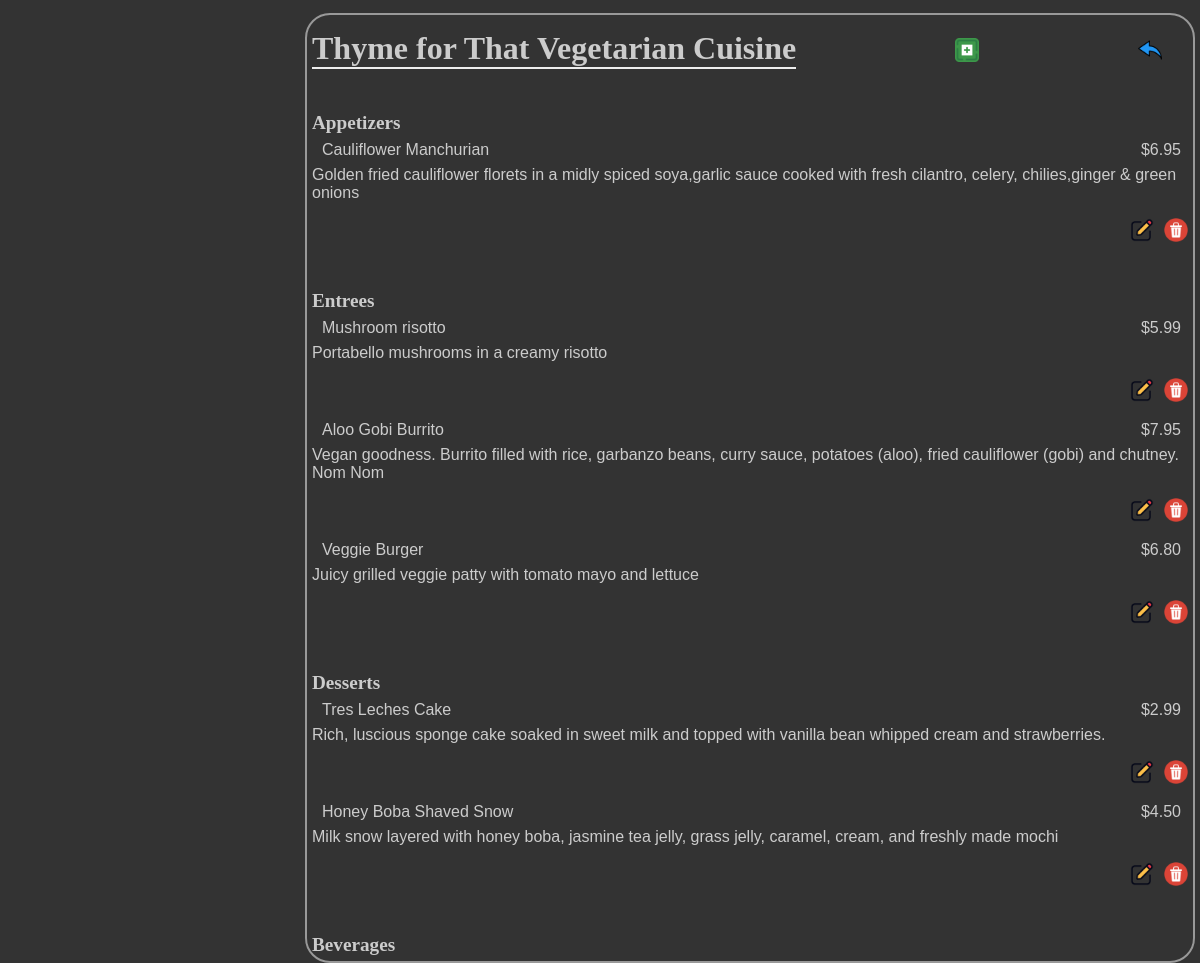
Page /restaurants/4/menu/ on the committed database.
### database_setup.py (models this page shows, shortened)
class Restaurant(Base):
    __tablename__ = 'restaurant'
    id = Column(Integer,primary_key=True)
    name = Column(String(250), nullable=False)

class MenuItem(Base):
    __tablename__ = 'menu_item'
    name = Column(String(80), nullable=False)
    id = Column(Integer, primary_key=True)
    description = Column(String(250))
    price = Column(String(8))
    course = Column(String(250))
    restaurant_id = Column(Integer, ForeignKey('restaurant.id'))
    restaurant = relationship(Restaurant)

### final.py (the view)
@app.route('/restaurants/<int:restID>/menu/')
def showMenuItems(restID):
    rest = cnnDB.query(Restaurant).filter_by(id=restID).one()
    menu = cnnDB.query(MenuItem).filter_by(restaurant_id=restID).all()
    return render_template('menu.html', restID=restID, restaurant=rest, items=menu)

### templates/menu.html (shortened to what this page needs)
<html>
	<head>
		<link rel=stylesheet type=text/css href="{{ url_for('static', filename='stylesfinal.css') }}">
	</head>
	<body>
		<div class = 'pane'>
			<div class='divRestarunts'>
				<h1>{{ restaurant.name }}</h1>
				<a href = "{{url_for('newMenuItem', restID = restID )}}" style="float: inline-end;"><img src="{{ url_for('static', filename='img/add.png') }}" alt="New Item" title="Create New Item"></a>
				<a href="{{url_for('showRestaurants')}}" style="float: inline-end;"><img src="{{ url_for('static', filename='img/undo.png') }}" alt="Back" title="Back to Restaurants"></a>
			</div>
			{% if items !=[] %}
				<h2>Appetizers</h2>
				{% for i in items %}
					{% if i.course == 'Appetizer' %}
						<div class="name">{{i.name}}</div>
						<div class="price">{{i.price}}</div>
						<p>{{i.description}}</p>
						<div>
							<a href='{{url_for('deleteMenuItem', restID = restID, menuID=i.id ) }}' ><img src="{{ url_for('static', filename='img/delete.png') }}" alt="Delete" title="Delete restaurant"></a>
							<a href='{{url_for('editMenuItem', restID = restID, menuID=i.id ) }}' ><img src="{{ url_for('static', filename='img/edit.png') }}" alt="Edit" title="Edit restaurant"></a>
						</div>
					{% endif %}
				{% endfor %}
				<h2>Entrees</h2>
				{% for i in items %}
					{% if i.course == 'Entree' %}
						<div class="name">{{i.name}}</div>
						<div class="price">{{i.price}}</div>
						<p>{{i.description}}</p>
						<div>
							<a href='{{url_for('deleteMenuItem', restID = restID, menuID=i.id ) }}' ><img src="{{ url_for('static', filename='img/delete.png') }}" alt="Delete" title="Delete restaurant"></a>
							<a href='{{url_for('editMenuItem', restID = restID, menuID=i.id ) }}' ><img src="{{ url_for('static', filename='img/edit.png') }}" alt="Edit" title="Edit restaurant"></a>
						</div>
					{% endif %}
				{% endfor %}
				<h2>Desserts</h2>
				{% for i in items %}
					{% if i.course == 'Dessert' %}
						<div class="name">{{i.name}}</div>
						<div class="price">{{i.price}}</div>
						<p>{{i.description}}</p>
						<div>
							<a href='{{url_for('deleteMenuItem', restID = restID, menuID=i.id ) }}' ><img src="{{ url_for('static', filename='img/delete.png') }}" alt="Delete" title="Delete restaurant"></a>
							<a href='{{url_for('editMenuItem', restID = restID, menuID=i.id ) }}' ><img src="{{ url_for('static', filename='img/edit.png') }}" alt="Edit" title="Edit restaurant"></a>
						</div>
					{% endif %}
				{% endfor %}
				<h2>Beverages</h2>
			{% else %}
				<p> You currently have no menu items. <p>
				<a href = "{{url_for('newMenuItem', restID = restID )}}">Create New Item</a>
			{% endif %}
		</div>
	</body>
</html>

### static/stylesfinal.css (style rules this page uses)
body { font-family: sans-serif; background-color: #333333; background-image: url('https://cloud.githubusercontent.com/assets/9041401/6119508/7cbced14-b07e-11e4-9dbd-f01488203879.jpg') }
h1, h2, h3, h4 { color: #CCCCCC; }
h1, h2 { font-family: 'Georgia', serif; margin: 0; }
h1 { border-bottom: 2px solid #eee; }
h2 { font-size: 1.2em; }
p { color: #CCCCCC; }
a { text-decoration: none; color:#FFFFCC; font-size: .75em; }
.pane { position:absolute; left: 25%; border: 2px solid; border-radius: 25px; padding: 5px; margin: 5px; border-color: #999999; background-color: #333333; }
.divRestarunts { display: flex; justify-content: space-between; align-items: center; width: 97%; padding: 10px 0px 7px 0px; }
.name { width:70%; display: inline-block; float: left; font-weight: 400; font-family: sans-serif; font-size: medium; color: #ccc; margin: 7px 0px 7px 10px; }
.price { text-align: right; width:25%; float: right; color: #ccc; margin: 7px 7px 7px 0px; }
img { margin-left: 10px; vertical-align: middle; width: 24px; height: 24px; float: right; }

### rows in the picture
Restaurant: name "Thyme for That Vegetarian Cuisine"
MenuItem: name "Cauliflower Manchurian", price "$6.95", description "Golden fried cauliflower florets in a midly spiced soya,garlic sauce cooked with fresh cilantro, celery, chilies,ginger & green onions"
MenuItem: name "Mushroom risotto", price "$5.99", description "Portabello mushrooms in a creamy risotto"
MenuItem: name "Aloo Gobi Burrito", price "$7.95", description "Vegan goodness. Burrito filled with rice, garbanzo beans, curry sauce, potatoes (aloo), fried cauliflower (gobi) and chutney. Nom Nom"
MenuItem: name "Veggie Burger", price "$6.80", description "Juicy grilled veggie patty with tomato mayo and lettuce"
MenuItem: name "Tres Leches Cake", price "$2.99", description "Rich, luscious sponge cake soaked in sweet milk and topped with vanilla bean whipped cream and strawberries."
MenuItem: name "Honey Boba Shaved Snow", price "$4.50", description "Milk snow layered with honey boba, jasmine tea jelly, grass jelly, caramel, cream, and freshly made mochi"
